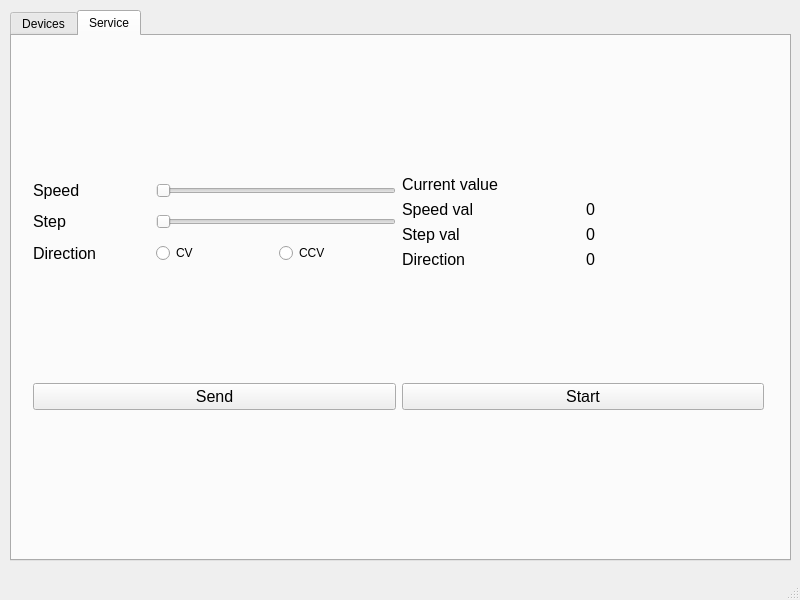
<?xml version="1.0" encoding="UTF-8"?>
<ui version="4.0">
 <class>MainWindow</class>
 <widget class="QMainWindow" name="MainWindow">
  <property name="geometry">
   <rect>
    <x>0</x>
    <y>0</y>
    <width>800</width>
    <height>600</height>
   </rect>
  </property>
  <property name="windowTitle">
   <string>MainWindow</string>
  </property>
  <widget class="QWidget" name="centralwidget">
   <widget class="QTabWidget" name="ServiceWidget">
    <property name="geometry">
     <rect>
      <x>10</x>
      <y>10</y>
      <width>781</width>
      <height>551</height>
     </rect>
    </property>
    <property name="currentIndex">
     <number>1</number>
    </property>
    <widget class="QWidget" name="tab">
     <attribute name="title">
      <string>Devices</string>
     </attribute>
    </widget>
    <widget class="QWidget" name="tab_2">
     <attribute name="title">
      <string>Service</string>
     </attribute>
     <widget class="QWidget" name="">
      <property name="geometry">
       <rect>
        <x>21</x>
        <y>31</y>
        <width>731</width>
        <height>451</height>
       </rect>
      </property>
      <layout class="QGridLayout" name="gridLayout_3">
       <item row="0" column="0">
        <layout class="QGridLayout" name="gridLayout">
         <item row="1" column="0">
          <widget class="QLabel" name="label_2">
           <property name="font">
            <font>
             <pointsize>12</pointsize>
            </font>
           </property>
           <property name="text">
            <string>Step</string>
           </property>
          </widget>
         </item>
         <item row="1" column="1" colspan="2">
          <widget class="QSlider" name="Step_slider">
           <property name="orientation">
            <enum>Qt::Horizontal</enum>
           </property>
          </widget>
         </item>
         <item row="2" column="0">
          <widget class="QLabel" name="label_3">
           <property name="font">
            <font>
             <pointsize>12</pointsize>
            </font>
           </property>
           <property name="text">
            <string>Direction</string>
           </property>
          </widget>
         </item>
         <item row="0" column="1" colspan="2">
          <widget class="QSlider" name="Speed_slider">
           <property name="orientation">
            <enum>Qt::Horizontal</enum>
           </property>
          </widget>
         </item>
         <item row="2" column="1">
          <widget class="QRadioButton" name="radioButton">
           <property name="text">
            <string>CV</string>
           </property>
          </widget>
         </item>
         <item row="2" column="2">
          <widget class="QRadioButton" name="radioButton_2">
           <property name="text">
            <string>CCV</string>
           </property>
          </widget>
         </item>
         <item row="0" column="0">
          <widget class="QLabel" name="label">
           <property name="font">
            <font>
             <pointsize>12</pointsize>
            </font>
           </property>
           <property name="text">
            <string>Speed</string>
           </property>
          </widget>
         </item>
        </layout>
       </item>
       <item row="0" column="1">
        <layout class="QGridLayout" name="gridLayout_2">
         <item row="1" column="0">
          <widget class="QLabel" name="label_5">
           <property name="font">
            <font>
             <pointsize>12</pointsize>
            </font>
           </property>
           <property name="text">
            <string>Speed val</string>
           </property>
          </widget>
         </item>
         <item row="1" column="1">
          <widget class="QLabel" name="label_8">
           <property name="font">
            <font>
             <pointsize>12</pointsize>
            </font>
           </property>
           <property name="text">
            <string>0</string>
           </property>
          </widget>
         </item>
         <item row="2" column="0">
          <widget class="QLabel" name="label_6">
           <property name="font">
            <font>
             <pointsize>12</pointsize>
            </font>
           </property>
           <property name="text">
            <string>Step val</string>
           </property>
          </widget>
         </item>
         <item row="2" column="1">
          <widget class="QLabel" name="label_9">
           <property name="font">
            <font>
             <pointsize>12</pointsize>
            </font>
           </property>
           <property name="text">
            <string>0</string>
           </property>
          </widget>
         </item>
         <item row="3" column="0">
          <widget class="QLabel" name="label_7">
           <property name="font">
            <font>
             <pointsize>12</pointsize>
            </font>
           </property>
           <property name="text">
            <string>Direction</string>
           </property>
          </widget>
         </item>
         <item row="3" column="1">
          <widget class="QLabel" name="label_10">
           <property name="font">
            <font>
             <pointsize>12</pointsize>
            </font>
           </property>
           <property name="text">
            <string>0</string>
           </property>
          </widget>
         </item>
         <item row="0" column="0" colspan="2">
          <widget class="QLabel" name="label_4">
           <property name="font">
            <font>
             <pointsize>12</pointsize>
            </font>
           </property>
           <property name="toolTipDuration">
            <number>5</number>
           </property>
           <property name="text">
            <string>Current value</string>
           </property>
          </widget>
         </item>
        </layout>
       </item>
       <item row="1" column="0">
        <widget class="QPushButton" name="pushButton">
         <property name="font">
          <font>
           <pointsize>12</pointsize>
          </font>
         </property>
         <property name="text">
          <string>Send</string>
         </property>
        </widget>
       </item>
       <item row="1" column="1">
        <widget class="QPushButton" name="pushButton_2">
         <property name="font">
          <font>
           <pointsize>12</pointsize>
          </font>
         </property>
         <property name="text">
          <string>Start</string>
         </property>
        </widget>
       </item>
      </layout>
     </widget>
    </widget>
   </widget>
  </widget>
  <widget class="QMenuBar" name="menubar">
   <property name="geometry">
    <rect>
     <x>0</x>
     <y>0</y>
     <width>800</width>
     <height>21</height>
    </rect>
   </property>
  </widget>
  <widget class="QStatusBar" name="statusbar"/>
 </widget>
 <resources/>
 <connections/>
</ui>
